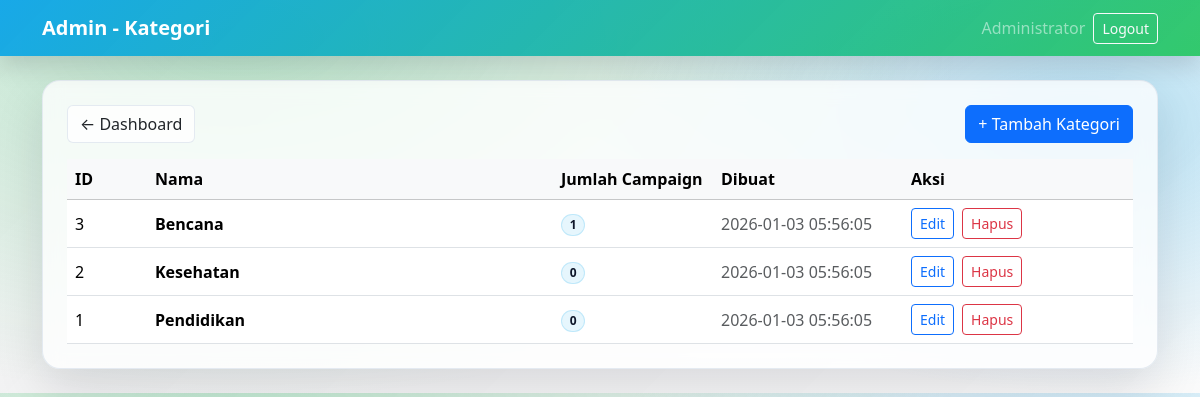
Page /admin/categories/index.php (signed in) on the committed database.
### tables this page shows
CREATE TABLE `categories` (
  `id` int unsigned NOT NULL AUTO_INCREMENT,
  `name` varchar(80) NOT NULL,
  `created_at` timestamp NOT NULL DEFAULT CURRENT_TIMESTAMP,
  PRIMARY KEY (`id`),
  UNIQUE KEY `name` (`name`)
);

### includes/init.php (called while the page is built, shortened)
<?php
function db(): PDO
{
  return $GLOBALS['pdo'];
}
function url(string $path): string
{
  $path = '/' . ltrim($path, '/');
  return rtrim(BASE_URL, '/') . $path;
}
function e(?string $str): string
{
  return htmlspecialchars($str ?? '', ENT_QUOTES, 'UTF-8');
}

### admin/categories/index.php (the view, shortened to what this page needs)
<?php
require_once __DIR__ . '/../../includes/init.php';
$stmt = db()->query("
  SELECT cat.id, cat.name, cat.created_at,
         COUNT(c.id) AS campaign_count
  FROM categories cat
  LEFT JOIN campaigns c ON c.category_id = cat.id
  GROUP BY cat.id, cat.name, cat.created_at
  ORDER BY cat.id DESC
");
$categories = $stmt->fetchAll();
?>
<!doctype html>
<html lang="id">
<head>
  <link href="https://cdn.jsdelivr.net/npm/bootstrap@5.3.3/dist/css/bootstrap.min.css" rel="stylesheet">
  <link rel="stylesheet" href="<?= e(url('/assets/css/admin_bootstrap.css')) ?>">
</head>
<body>
  <nav class="navbar navbar-expand-lg navbar-dark topbar-gradient sticky-top">
    <div class="container">
      <a class="navbar-brand fw-semibold" href="<?= e(url('/admin/dashboard.php')) ?>">
        Admin - Kategori
      </a>
      <div class="collapse navbar-collapse" id="topNav">
        <div class="navbar-nav ms-auto align-items-lg-center gap-2">
          <span class="navbar-text text-white-50">
            <?= e($_SESSION['user_name'] ?? 'Admin') ?>
          </span>
          <a class="btn btn-sm btn-outline-light" href="<?= e(url('/auth/logout.php')) ?>">Logout</a>
        </div>
      </div>
    </div>
  </nav>
  <main class="container py-4">
    <div class="glass-card p-3 p-md-4">
      <div class="d-flex flex-wrap gap-2 align-items-center justify-content-between mb-3">
        <a class="btn btn-soft" href="<?= e(url('/admin/dashboard.php')) ?>">← Dashboard</a>
        <a class="btn btn-primary" href="<?= e(url('/admin/categories/create.php')) ?>">
          + Tambah Kategori
        </a>
      </div>
      <div class="table-responsive">
        <table class="table table-hover align-middle mb-0">
          <thead class="table-light">
            <tr>
              <th style="width:80px;">ID</th>
              <th>Nama</th>
              <th style="width:160px;">Jumlah Campaign</th>
              <th style="width:190px;">Dibuat</th>
              <th style="width:230px;">Aksi</th>
            </tr>
          </thead>
          <tbody>
            <?php if (!$categories): ?>
              <tr>
                <td colspan="5" class="text-muted">Belum ada kategori.</td>
              </tr>
            <?php else: ?>
              <?php foreach ($categories as $cat): ?>
                <tr>
                  <td><?= (int)$cat['id'] ?></td>
                  <td class="fw-semibold"><?= e($cat['name']) ?></td>
                  <td>
                    <span class="badge badge-soft rounded-pill">
                      <?= (int)$cat['campaign_count'] ?>
                    </span>
                  </td>
                  <td class="text-muted"><?= e($cat['created_at']) ?></td>
                  <td>
                    <div class="d-flex flex-wrap gap-2">
                      <a class="btn btn-sm btn-outline-primary"
                         href="<?= e(url('/admin/categories/edit.php?id=' . (int)$cat['id'])) ?>">
                        Edit
                      </a>
                      <form class="d-inline"
                            action="<?= e(url('/admin/categories/delete.php')) ?>"
                            method="post"
                            onsubmit="return confirm('Hapus kategori ini?');">
                        <button class="btn btn-sm btn-outline-danger" type="submit">Hapus</button>
                      </form>
                    </div>
                  </td>
                </tr>
              <?php endforeach; ?>
            <?php endif; ?>
          </tbody>
        </table>
      </div>
    </div>
  </main>
</body>
</html>

### rows in the picture
categories: id "3", name "Bencana", campaign_count "1", created_at "2026-01-03 05:56:05"
categories: id "2", name "Kesehatan", campaign_count "0", created_at "2026-01-03 05:56:05"
categories: id "1", name "Pendidikan", campaign_count "0", created_at "2026-01-03 05:56:05"

### other values in the picture
$_SESSION['user_name'] "Administrator"
